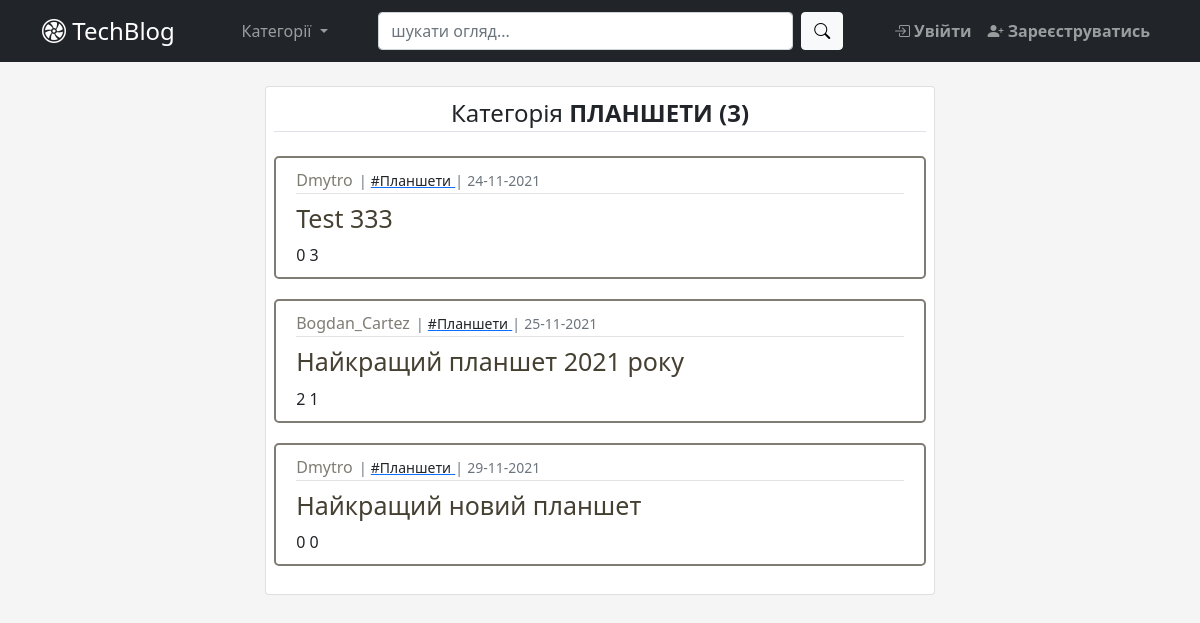
/category/3, run on an earlier commit of the app's database.
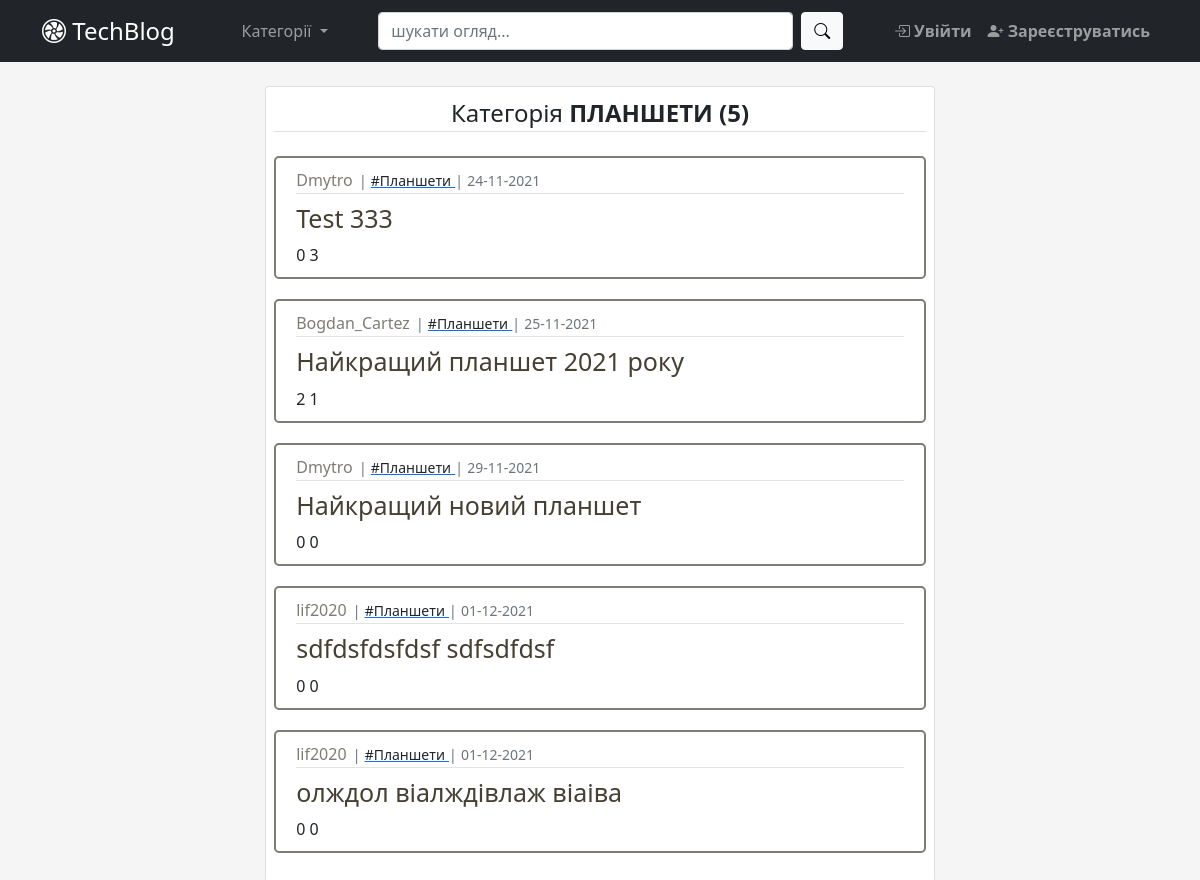
And on a later commit of the database.
### app/blog/models.py (models this page shows, shortened)
class Category(db.Model):  # type: ignore
    id = db.Column(db.Integer, primary_key=True)  # type: ignore
    name = db.Column(db.String(25), unique=True, nullable=False)
    category = db.relationship('Post', backref='category_br', lazy=True)

class Post(db.Model):  # type: ignore
    __searchable__ = ['title']
    id = db.Column(db.Integer, primary_key=True)  # type: ignore
    category_id = db.Column(db.Integer, db.ForeignKey('category.id'),
                            nullable=False)  # type: ignore
    user_id = db.Column(db.Integer(), db.ForeignKey('user.id'))  # type: ignore
    title = db.Column(db.String(100), nullable=False)  # type: ignore
    content = db.Column(db.Text)  # type: ignore
    created_at = db.Column(db.DateTime, default=datetime.now)  # type: ignore
    comments = db.relationship('Comment', backref='post_br', lazy=True)
    likes = db.relationship('Like', backref='post_br', lazy=True)
    def total_posts_by_category(self, category_id):
        return Post.query.filter(Post.category_id == category_id).count()
    def total_likes(self):
        return Like.query.filter(
            Like.post_id == self.id,
            Like.status == True).count()
    def total_dislikes(self):
        return Like.query.filter(
            Like.post_id == self.id,
            Like.status == False).count()

### app/user/models.py (models this page shows, shortened)
class User(db.Model, UserMixin):  # type: ignore
    id = db.Column(db.Integer, primary_key=True)  # type: ignore
    username = db.Column(db.String(30), unique=True, nullable=False)
    email = db.Column(db.String(50), unique=True, nullable=False)
    password = db.Column(db.String(30), nullable=False)
    picture = db.Column(db.String(20), nullable=False,
                        server_default='default.jpg')  # type: ignore
    comment = db.relationship('Comment', backref='user_br', lazy=True)
    like = db.relationship('Like', backref='user_br', lazy=True)
    posts = db.relationship('Post', backref='user_br', lazy=True)

### app/blog/views.py (the view)
@blog_bp.route('/category/<int:category_id>')
def posts_by_category(category_id):
    category = Category.query.get_or_404(category_id)
    posts = Post.query.filter_by(category_id=category_id)
    return render_template('posts_by_category.html', posts=posts,
                           category=category)

### app/blog/templates/blog/posts_by_category.html
{% extends "base.html" %}
{% block main %}
  {% from "_render_field.html" import render_field_lr %}
  <div class="card p-2" style="margin:auto;width:60%">
    <div align="center">
      <legend class="border-bottom mb-4">Категорія
        <b class="text-uppercase">{{category.name}}
          {% if posts.first() %}
            ({{posts.first().total_posts_by_category(category.id)}})
          {% endif %}
        </b>
      </legend>
    </div>
      {% if posts.first() %}
        {% include "posts_list.html" %}
      {% else %}
        <div class="alert alert-info" role="alert" align="center">
          Публікацій за цією категорією не знайдено
        </div>
      {% endif %}
  </div>
{% endblock main %}

### app/templates/_render_field.html (shortened to what this page needs)
{% macro render_post_item(post) %}
    <article class="media article-section">
    <div class="media-body">
      <div class="article-metadata">
        <a class="author-name" href="{{url_for('blog_bp_in.user_posts', user_id=post.user_br.id)}}">
          {{ post.user_br.username }}
        </a><small class="text-muted">|</small>
        <a href="{{url_for('blog_bp_in.posts_by_category', category_id=post.category_br.id)}}">
          <small class="link-dark">#{{ post.category_br.name }}</small>
        </a><small class="text-muted">|</small>
        <small class="text-muted">
          {{ post.created_at.strftime('%d-%m-%Y')  }}
        </small>
      </div>
      <h2><a class="article-title" href="{{url_for('blog_bp_in.post_view', post_id=post.id)}}"> {{ post.title }} </a></h2> {{post.total_likes()}} {{post.total_dislikes()}}
    </div>
  </article>
{% endmacro %}

What changed in the data, as far as the page shows it:
shown differently, row unchanged: Category "ПЛАНШЕТИ": first "3" → (not shown)
added Post: user_br.username "lif2020", category_br.name "Планшети", created_at "01-12-2021", title "sdfdsfdsfdsf sdfsdfdsf", total_likes "0", total_dislikes "0"
added Post: user_br.username "lif2020", category_br.name "Планшети", created_at "01-12-2021", title "олждол віалждівлаж віаіва", total_likes "0", total_dislikes "0"
Also different on the page:
{{ posts.first().total_posts_by_category(category.id) }}: (not shown) → "5"
